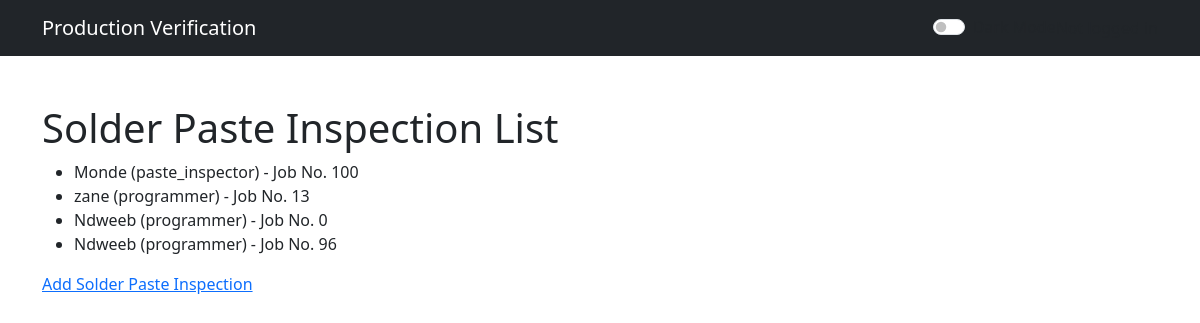
The app's page /board_varification/solder-paste-inspections/ with its own data.
### board_varification/models.py (models this page shows, shortened)
class SolderPasteInspection(models.Model):
    customer = models.ForeignKey(Customer, on_delete=models.CASCADE, related_name='solder_paste_inspections')
    product = models.ForeignKey(Product, on_delete=models.CASCADE, related_name='solder_paste_inspections')
    paste_type = models.CharField(max_length=100)
    paste_inspector = models.ForeignKey(Employee, on_delete=models.CASCADE, related_name='solder_paste_inspections')
    barcode_scanning_enabled = models.BooleanField(default=True)
    photo = models.ImageField(upload_to='solder_paste_inspection_photos/', blank=True, null=True)
    job_no = models.ForeignKey(Job_number, null=True, on_delete=models.CASCADE)
    def __str__(self):
        return f"{self.paste_inspector.name} ({self.paste_inspector.role}) - Job No. {self.job_no.job_number}"

class Employee(models.Model):
    user = models.OneToOneField(User, on_delete=models.CASCADE)
    ROLE_CHOICES = [
        ('kitter', 'Kitter'),
        ('setup_operator', 'Setup Operator'),
        ('programmer', 'Programmer'),
        ('paste_inspector', 'Paste Inspector'),
        ('qc', 'Quality Control'),
    ]
    name = models.CharField(max_length=100)
    role = models.CharField(max_length=100, choices=ROLE_CHOICES)
    photo = models.ImageField(upload_to='employee_photos/', blank=True, null=True)
    qr_code = models.ImageField(upload_to='employee_qr_codes/', blank=True, null=True)

class Job_number(models.Model):
    job_number = models.IntegerField(null=False, default = 0 , unique=True, primary_key=True)
    date = models.DateTimeField(auto_now=True)

### board_varification/views.py (the view)
# urls.py: path('solder-paste-inspections/', views.solder_paste_inspection_list, name='solder_paste_inspection_list'),
def solder_paste_inspection_list(request):
    solder_paste_inspections = SolderPasteInspection.objects.all()
    return render(request, 'solder_paste_inspection_list.html', {'solder_paste_inspections': solder_paste_inspections})

### templates/solder_paste_inspection_list.html
{% extends 'base.html' %}
{% block content %}
    <h1>Solder Paste Inspection List</h1>
    <ul>
        {% for solder_paste_inspection in solder_paste_inspections %}
            <li>{{ solder_paste_inspection }}</li>
        {% endfor %}
    </ul>
    <a href="{% url 'solder_paste_inspection_create' %}">Add Solder Paste Inspection</a>
{% endblock %}

### templates/base.html (style rules this page uses)
body { transition: background-color 0.3s ease; }

### records on screen
SolderPasteInspection: paste_inspector+job_no "Monde (paste_inspector) - Job No. 100"
SolderPasteInspection: paste_inspector+job_no "zane (programmer) - Job No. 13"
SolderPasteInspection: paste_inspector+job_no "Ndweeb (programmer) - Job No. 0"
SolderPasteInspection: paste_inspector+job_no "Ndweeb (programmer) - Job No. 96"
